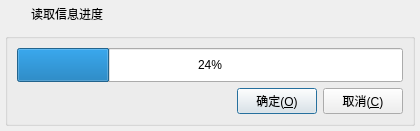
<?xml version="1.0" encoding="UTF-8"?>
<ui version="4.0">
 <class>frmReadSlaveMsg</class>
 <widget class="QDialog" name="frmReadSlaveMsg">
  <property name="geometry">
   <rect>
    <x>0</x>
    <y>0</y>
    <width>420</width>
    <height>131</height>
   </rect>
  </property>
  <property name="windowTitle">
   <string>Dialog</string>
  </property>
  <layout class="QGridLayout" name="gridLayout_2">
   <property name="leftMargin">
    <number>0</number>
   </property>
   <property name="topMargin">
    <number>0</number>
   </property>
   <property name="rightMargin">
    <number>0</number>
   </property>
   <property name="bottomMargin">
    <number>0</number>
   </property>
   <property name="spacing">
    <number>0</number>
   </property>
   <item row="0" column="0">
    <widget class="QWidget" name="widget_title" native="true">
     <property name="sizePolicy">
      <sizepolicy hsizetype="Preferred" vsizetype="Fixed">
       <horstretch>0</horstretch>
       <verstretch>0</verstretch>
      </sizepolicy>
     </property>
     <property name="minimumSize">
      <size>
       <width>100</width>
       <height>28</height>
      </size>
     </property>
     <layout class="QHBoxLayout" name="horizontalLayout_2">
      <property name="spacing">
       <number>0</number>
      </property>
      <property name="leftMargin">
       <number>0</number>
      </property>
      <property name="topMargin">
       <number>0</number>
      </property>
      <property name="rightMargin">
       <number>0</number>
      </property>
      <property name="bottomMargin">
       <number>0</number>
      </property>
      <item>
       <widget class="QLabel" name="lab_Ico">
        <property name="sizePolicy">
         <sizepolicy hsizetype="Minimum" vsizetype="Preferred">
          <horstretch>0</horstretch>
          <verstretch>0</verstretch>
         </sizepolicy>
        </property>
        <property name="minimumSize">
         <size>
          <width>31</width>
          <height>0</height>
         </size>
        </property>
        <property name="text">
         <string/>
        </property>
        <property name="alignment">
         <set>Qt::AlignCenter</set>
        </property>
       </widget>
      </item>
      <item>
       <widget class="QLabel" name="lab_Title">
        <property name="sizePolicy">
         <sizepolicy hsizetype="Expanding" vsizetype="Preferred">
          <horstretch>0</horstretch>
          <verstretch>0</verstretch>
         </sizepolicy>
        </property>
        <property name="styleSheet">
         <string notr="true">font: 10pt &quot;微软雅黑&quot;;</string>
        </property>
        <property name="text">
         <string>读取信息进度</string>
        </property>
        <property name="alignment">
         <set>Qt::AlignLeading|Qt::AlignLeft|Qt::AlignVCenter</set>
        </property>
       </widget>
      </item>
      <item>
       <widget class="QWidget" name="widget_menu" native="true">
        <property name="sizePolicy">
         <sizepolicy hsizetype="Minimum" vsizetype="Preferred">
          <horstretch>0</horstretch>
          <verstretch>0</verstretch>
         </sizepolicy>
        </property>
        <layout class="QHBoxLayout" name="horizontalLayout">
         <property name="spacing">
          <number>0</number>
         </property>
         <property name="leftMargin">
          <number>0</number>
         </property>
         <property name="topMargin">
          <number>0</number>
         </property>
         <property name="rightMargin">
          <number>0</number>
         </property>
         <property name="bottomMargin">
          <number>0</number>
         </property>
         <item>
          <widget class="QPushButton" name="btnMenu_Close">
           <property name="sizePolicy">
            <sizepolicy hsizetype="Minimum" vsizetype="Expanding">
             <horstretch>0</horstretch>
             <verstretch>0</verstretch>
            </sizepolicy>
           </property>
           <property name="minimumSize">
            <size>
             <width>40</width>
             <height>0</height>
            </size>
           </property>
           <property name="cursor">
            <cursorShape>ArrowCursor</cursorShape>
           </property>
           <property name="focusPolicy">
            <enum>Qt::NoFocus</enum>
           </property>
           <property name="toolTip">
            <string>关闭</string>
           </property>
           <property name="text">
            <string/>
           </property>
           <property name="flat">
            <bool>true</bool>
           </property>
          </widget>
         </item>
        </layout>
       </widget>
      </item>
     </layout>
    </widget>
   </item>
   <item row="1" column="0">
    <widget class="QWidget" name="widget_main" native="true">
     <property name="styleSheet">
      <string notr="true">font: 11pt &quot;微软雅黑&quot;;</string>
     </property>
     <layout class="QVBoxLayout" name="verticalLayout_2">
      <property name="spacing">
       <number>5</number>
      </property>
      <property name="leftMargin">
       <number>5</number>
      </property>
      <property name="topMargin">
       <number>5</number>
      </property>
      <property name="rightMargin">
       <number>5</number>
      </property>
      <property name="bottomMargin">
       <number>5</number>
      </property>
      <item>
       <widget class="QGroupBox" name="groupBox">
        <property name="title">
         <string/>
        </property>
        <layout class="QVBoxLayout" name="verticalLayout">
         <item>
          <widget class="QProgressBar" name="progressBar">
           <property name="sizePolicy">
            <sizepolicy hsizetype="Expanding" vsizetype="Expanding">
             <horstretch>0</horstretch>
             <verstretch>0</verstretch>
            </sizepolicy>
           </property>
           <property name="value">
            <number>24</number>
           </property>
          </widget>
         </item>
         <item>
          <layout class="QHBoxLayout" name="horizontalLayout_3">
           <item>
            <spacer name="horizontalSpacer">
             <property name="orientation">
              <enum>Qt::Horizontal</enum>
             </property>
             <property name="sizeHint" stdset="0">
              <size>
               <width>30</width>
               <height>20</height>
              </size>
             </property>
            </spacer>
           </item>
           <item>
            <widget class="QPushButton" name="btnOk">
             <property name="cursor">
              <cursorShape>PointingHandCursor</cursorShape>
             </property>
             <property name="focusPolicy">
              <enum>Qt::StrongFocus</enum>
             </property>
             <property name="styleSheet">
              <string notr="true"/>
             </property>
             <property name="text">
              <string>确定(&amp;O)</string>
             </property>
             <property name="icon">
              <iconset resource="rc.qrc">
               <normaloff>:/image/update.png</normaloff>:/image/update.png</iconset>
             </property>
             <property name="iconSize">
              <size>
               <width>20</width>
               <height>20</height>
              </size>
             </property>
            </widget>
           </item>
           <item>
            <widget class="QPushButton" name="btnCancel">
             <property name="cursor">
              <cursorShape>PointingHandCursor</cursorShape>
             </property>
             <property name="focusPolicy">
              <enum>Qt::StrongFocus</enum>
             </property>
             <property name="styleSheet">
              <string notr="true"/>
             </property>
             <property name="text">
              <string>取消(&amp;C)</string>
             </property>
             <property name="icon">
              <iconset resource="rc.qrc">
               <normaloff>:/image/close.png</normaloff>:/image/close.png</iconset>
             </property>
             <property name="iconSize">
              <size>
               <width>20</width>
               <height>20</height>
              </size>
             </property>
            </widget>
           </item>
          </layout>
         </item>
        </layout>
       </widget>
      </item>
     </layout>
    </widget>
   </item>
  </layout>
 </widget>
 <resources>
  <include location="rc.qrc"/>
 </resources>
 <connections/>
</ui>
